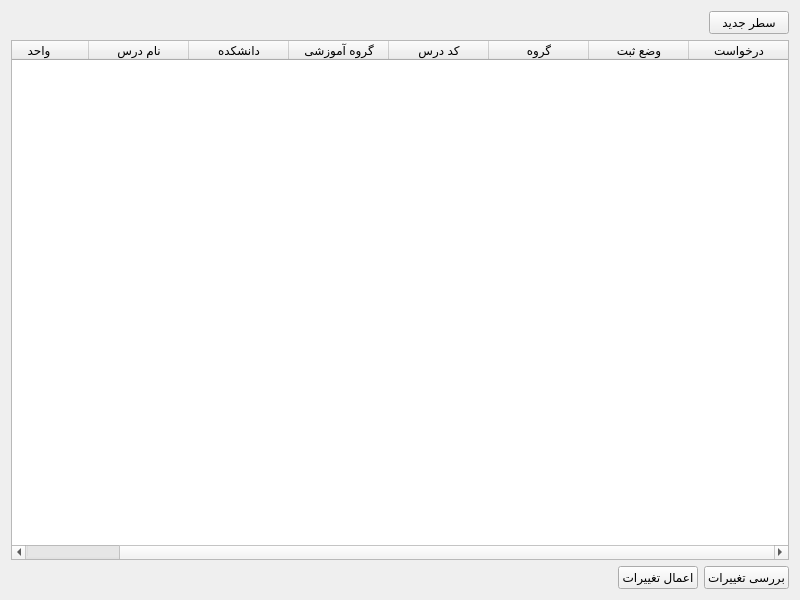
<?xml version="1.0" encoding="UTF-8"?>
<ui version="4.0">
 <class>MainEnrollmentForm</class>
 <widget class="QWidget" name="MainEnrollmentForm">
  <property name="geometry">
   <rect>
    <x>0</x>
    <y>0</y>
    <width>800</width>
    <height>600</height>
   </rect>
  </property>
  <property name="windowTitle">
   <string>ثبت نام اصلی</string>
  </property>
  <property name="layoutDirection">
   <enum>Qt::RightToLeft</enum>
  </property>
  <layout class="QGridLayout" name="gridLayout">
   <item row="0" column="0">
    <layout class="QVBoxLayout" name="verticalLayout">
     <item>
      <layout class="QHBoxLayout" name="horizontalLayout_2">
       <item>
        <widget class="QPushButton" name="PB_AddNewRow">
         <property name="text">
          <string>سطر جدید</string>
         </property>
        </widget>
       </item>
       <item>
        <spacer name="horizontalSpacer_2">
         <property name="orientation">
          <enum>Qt::Horizontal</enum>
         </property>
         <property name="sizeHint" stdset="0">
          <size>
           <width>40</width>
           <height>20</height>
          </size>
         </property>
        </spacer>
       </item>
      </layout>
     </item>
     <item>
      <widget class="QTableWidget" name="TBW_Courses">
       <property name="editTriggers">
        <set>QAbstractItemView::NoEditTriggers</set>
       </property>
       <property name="selectionMode">
        <enum>QAbstractItemView::NoSelection</enum>
       </property>
       <property name="selectionBehavior">
        <enum>QAbstractItemView::SelectRows</enum>
       </property>
       <column>
        <property name="text">
         <string>درخواست</string>
        </property>
       </column>
       <column>
        <property name="text">
         <string>وضع ثبت</string>
        </property>
       </column>
       <column>
        <property name="text">
         <string>گروه</string>
        </property>
       </column>
       <column>
        <property name="text">
         <string>کد درس</string>
        </property>
       </column>
       <column>
        <property name="text">
         <string>گروه آموزشی</string>
        </property>
       </column>
       <column>
        <property name="text">
         <string>دانشکده</string>
        </property>
       </column>
       <column>
        <property name="text">
         <string>نام درس</string>
        </property>
       </column>
       <column>
        <property name="text">
         <string>واحد</string>
        </property>
       </column>
      </widget>
     </item>
     <item>
      <layout class="QHBoxLayout" name="horizontalLayout">
       <item>
        <widget class="QPushButton" name="PB_Check">
         <property name="text">
          <string>بررسی تغییرات</string>
         </property>
        </widget>
       </item>
       <item>
        <widget class="QPushButton" name="PB_Commit">
         <property name="text">
          <string>اعمال تغییرات</string>
         </property>
        </widget>
       </item>
       <item>
        <spacer name="horizontalSpacer">
         <property name="orientation">
          <enum>Qt::Horizontal</enum>
         </property>
         <property name="sizeHint" stdset="0">
          <size>
           <width>40</width>
           <height>20</height>
          </size>
         </property>
        </spacer>
       </item>
      </layout>
     </item>
    </layout>
   </item>
  </layout>
 </widget>
 <resources/>
 <connections/>
</ui>
